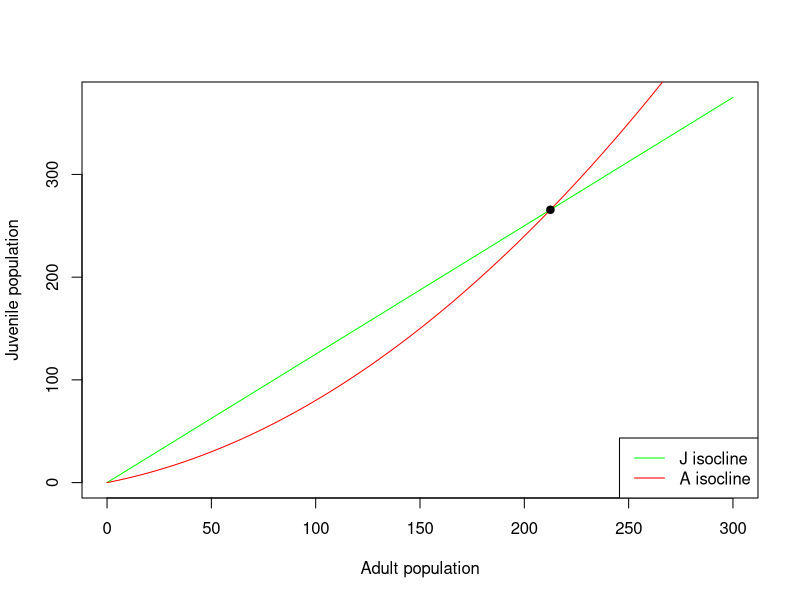
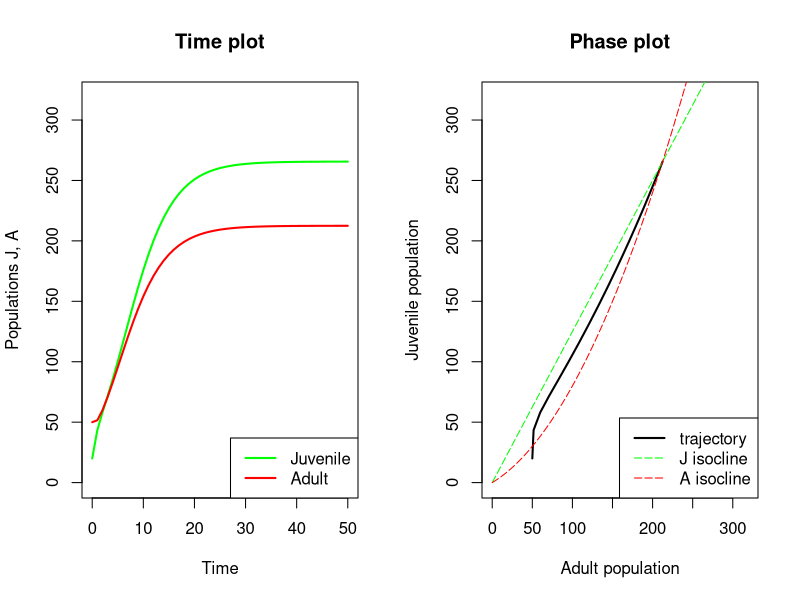
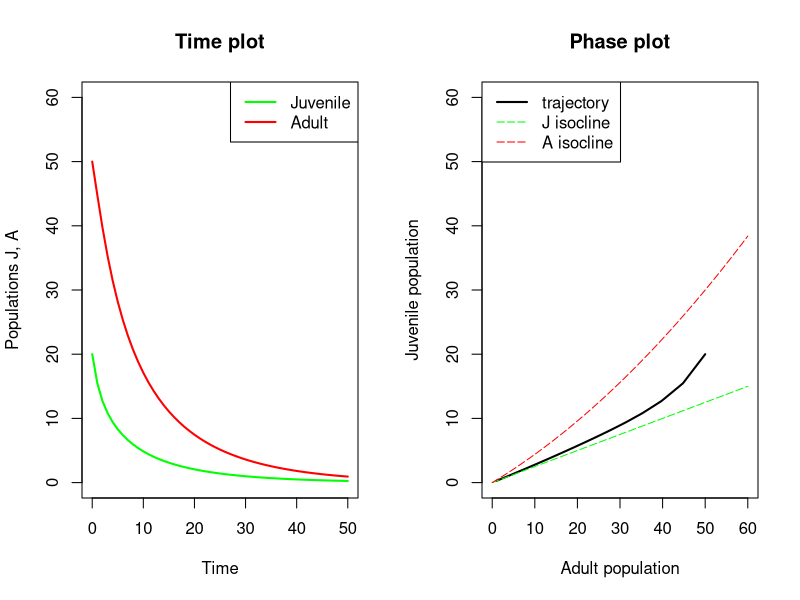
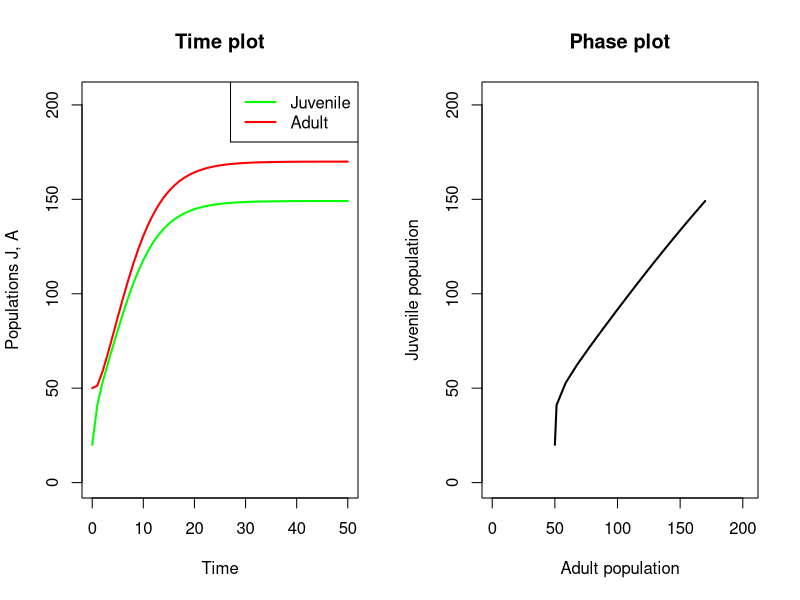

Generate these figures, in order, with R:
## ---- chunk 1
knitr::opts_chunk$set(echo = TRUE)
## ---- chunk 2
# vecror of population adults
A = c(0:300);
#constrants
b <- 1;
g <- 0.5;
mu_j <- 0.3;
mu_0 <- 0.2;
c <- 0.01;

isocline1 <- function(vec){
  line1 <- b*vec/(g+mu_j);
  line1;
}
isocline2 <- function(vec){
  line2 <- (mu_0*vec + mu_0 * c * vec**2) / g;
  line2;
}

#equilibrium
J_eq <- b*(g*b-mu_0*g-mu_0*mu_j)/((g+mu_j)*(mu_0*mu_j*c+mu_0*c*g));
A_eq <- (g*b-mu_0*g-mu_0*mu_j)/(mu_0*mu_j*c+mu_0*c*g);

#plot
par(mfrow = c(1,1))
plot (A, isocline1(A), type = 'l', col = 'green',
      xlab = 'Adult population', ylab = 'Juvenile population')
lines(A, isocline2(A), col = 'red')
points(A_eq,J_eq, pch=19)
legend('bottomright', legend = c('J isocline','A isocline'),
       lty=c(1,1), col=c('green','red'))
## ---- chunk 3
library(deSolve)

age_population <- function(t, JA, P) {
  # extract vector content
  J <- JA[1]
  A <- JA[2]
  
  # calculate the growth rates:
  dJdt <- P$b * A - P$g * J - P$mu_j * J
  dAdt <- P$g * J - P$mu_0 * (1 + P$c * A) * A
  
  # output
  list(c(dJdt, dAdt))
}

# set the vector of time-points for the output
timevec <- seq(0, 50, by=1)

# list of parameters
P <- list(b = 1,
          g = 0.5,
          mu_j = 0.3,
          mu_0 = 0.2,
          c = 0.01)

# initial parameters
JA0 <- c(J=20, A=50)

# call the ode function
out <- ode(y = JA0, func = age_population, times = timevec, parms = P)

par(mfrow = c(1,2))
maxPop <- max(out[,3], out[,2]) * 1.2;
#ploting populations in time plots
plot(out[,1], out[,2], type='l', col='green', main = 'Time plot',
     xlab='Time', ylab='Populations J, A', lwd = 2, ylim= c(0,maxPop))
lines(out[,1], out[,3], col='red', lwd = 2)
legend('bottomright', legend = c('Juvenile','Adult'),
       lty=c(1,1), col=c('green','red'), lwd = c(2,2))

#ploting phase-plane plot (J vs. A)

plot(out[,3], out[,2], type='l', main = 'Phase plot',
     xlab = 'Adult population', ylab='Juvenile population',
     xlim = c(0,maxPop), ylim=c(0,maxPop), lwd = 2)

#add isoclines
isocline1 <- function(vec, P){
  line1 <- P$b*vec/(P$g+P$mu_j);
  line1;
}
isocline2 <- function(vec, P){
  line2 <- (P$mu_0*vec + P$mu_0 * P$c * vec**2) / P$g;
  line2;
}
vec <- seq(0,maxPop)
lines (vec, isocline1(vec, P), col = 'green', lty = 5)
lines(vec, isocline2(vec, P), col = 'red', lty = 5)

legend('bottomright', legend = c('trajectory', 'J isocline','A isocline'),
       col=c('black','green','red'), lwd = c(2,1,1), lty = c(1,5,5))
## ---- chunk 4
library(deSolve)

age_population <- function(t, JA, P) {
  # extract vector content
  J <- JA[1]
  A <- JA[2]
  
  # calculate the growth rates:p
  dJdt <- P$b * A - P$g * J - P$mu_j * J
  dAdt <- P$g * J - P$mu_0 * (1 + P$c * A) * A
  
  # output
  list(c(dJdt, dAdt))
}

# set the vector of time-points for the output
timevec <- seq(0, 50, by=1)

# list of parameters
P <- list(b = 0.2, # deacrease of birth rate less then 0.3
          g = 0.5,
          mu_j = 0.3,
          mu_0 = 0.2,
          c = 0.01)

# initial parameters
JA0 <- c(J=20, A=50)

# call the ode function
out <- ode(y = JA0, func = age_population, times = timevec, parms = P)

par(mfrow = c(1,2))
maxPop <- max(out[,3], out[,2])*1.2
#ploting populations in time plots
plot(out[,1], out[,2], type='l', col='green', main = 'Time plot',
     xlab='Time', ylab='Populations J, A', lwd = 2, ylim= c(0,maxPop))
lines(out[,1], out[,3], col='red', lwd = 2)
legend('topright', legend = c('Juvenile','Adult'),
       lty=c(1,1), col=c('green','red'), lwd = c(2,2))

#ploting phase-plane plot (J vs. A)

plot(out[,3], out[,2], type='l', main = 'Phase plot',
     xlab = 'Adult population', ylab='Juvenile population',
     xlim = c(0,maxPop), ylim=c(0,maxPop), lwd = 2)

#add isoclines
isocline1 <- function(vec, P){
  line1 <- P$b*vec/(P$g+P$mu_j);
  line1;
}
isocline2 <- function(vec, P){
  line2 <- (P$mu_0*vec + P$mu_0 * P$c * vec**2) / P$g;
  line2;
}
vec <- seq(0,maxPop)
lines (vec, isocline1(vec, P), col = 'green', lty = 5)
lines(vec, isocline2(vec, P), col = 'red', lty = 5)

legend('topleft', legend = c('trajectory', 'J isocline','A isocline'),
       col=c('black','green','red'), lwd = c(2,1,1), lty = c(1,5,5))
## ---- chunk 5
library(deSolve)

age_population_cannibalizm <- function(t, JA, P) {
  # extract vector content
  J <- JA[1]
  A <- JA[2]
  
  # calculate the growth rates:
  #dndt <- P$r0 * n - P$a * n * p
  #dJdt <- P$b * A - P$g * J - P$mu_j * (1 + P$k * J * A) * J 
  dJdt <- P$b * A - P$g * J - P$mu_j * J - P$k * J * A
  dAdt <- P$g * J - P$mu_0 * (1 + P$c * A - P$s * P$k * J * A) * A
  
  # output
  list(c(dJdt, dAdt))
}

# set the vector of time-points for the output
timevec <- seq(0, 50, by=1)

# list of parameters
P <- list(b = 1,
          g = 0.5,
          mu_j = 0.3,
          mu_0 = 0.2,
          c = 0.01,
          k = 0.002,
          s = 0.01)

# initial parameters
JA0 <- c(J=20, A=50)

# call the ode function
out <- ode(y = JA0, func = age_population_cannibalizm, times = timevec, parms = P)

par(mfrow = c(1,2))
maxPop <- max(out[,3], out[,2]) * 1.2;
#ploting populations in time plots
plot(out[,1], out[,2], type='l', col='green', main = 'Time plot',
     xlab='Time', ylab='Populations J, A', lwd = 2, ylim= c(0,maxPop))
lines(out[,1], out[,3], col='red', lwd = 2)
legend('topright', legend = c('Juvenile','Adult'),
       lty=c(1,1), col=c('green','red'), lwd = c(2,2))

#ploting phase-plane plot (J vs. A)

plot(out[,3], out[,2], type='l', main = 'Phase plot',
     xlab = 'Adult population', ylab='Juvenile population',
     xlim = c(0,maxPop), ylim=c(0,maxPop), lwd = 2)
